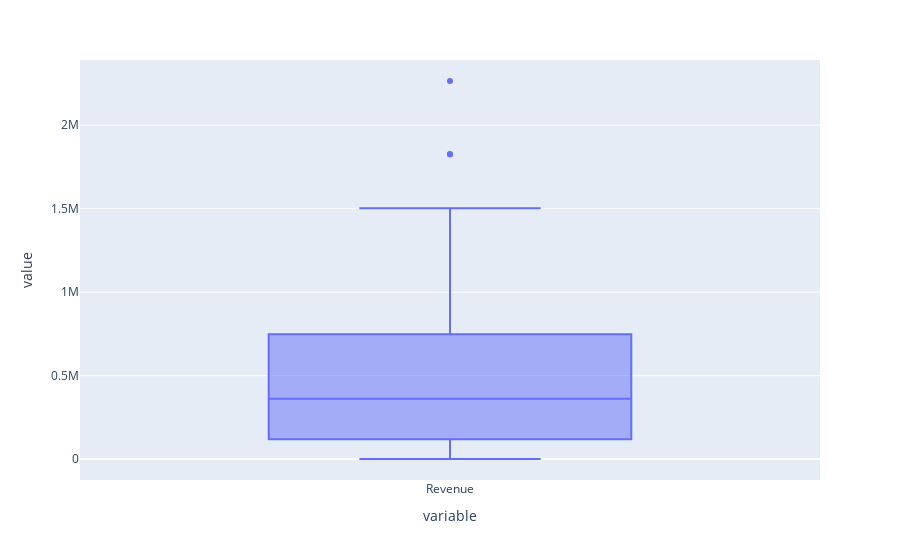

The notebook cell saved with this chart:
### Code cell
import plotly.express as px
px.box(ddata.Revenue)

### Figure 1 — Plotly figure (JSON) as saved in the notebook; plotly's stock layout.template omitted (floating-point values rounded to 4 significant figures)
{"data": [{"alignmentgroup": "True", "hovertemplate": "variable=%{x}<br>value=%{y}<extra></extra>", "legendgroup": "", "marker": {"color": "#636efa"}, "name": "", "notched": false, "offsetgroup": "", "orientation": "v", "showlegend": false, "type": "box", "x": ["Revenue", "Revenue", "Revenue", "Revenue", "Revenue", "Revenue", "Revenue", "Revenue", "Revenue", "Revenue", "Revenue", "Revenue", "Revenue", "Revenue", "Revenue", "Revenue", "Revenue", "Revenue", "Revenue", "Revenue", "Revenue", "Revenue", "Revenue", "Revenue", "Revenue", "Revenue", "Revenue", "Revenue", "Revenue", "Revenue", "Revenue", "Revenue", "Revenue", "Revenue", "Revenue", "Revenue", "Revenue", "Revenue", "Revenue", "Revenue", "Revenue", "Revenue", "Revenue", "Revenue", "Revenue", "Revenue", "Revenue", "Revenue", "Revenue", "Revenue", "Revenue", "Revenue", "Revenue", "Revenue", "Revenue", "Revenue", "Revenue", "Revenue", "Revenue", "Revenue"], "x0": " ", "xaxis": "x", "y": [67445, 36708, 122475, 8982, 86697, 98058, 360900.0, 665924, 360900.0, 227088, 360900.0, 250749, 352849, 115430, 164220, 360900.0, 504169, 56943, 6460, 406721, 406721, 1825095, 169400, 185976, 127600, 416313, 173990, 349322, 1422218, 278080, 772452, 585333, 552178, 1372000.0, 781884, 369000.0, 400925, 1078799, 50367, 405790, 1502000.0, 1502000.0, 723384, 2265000.0, 1055385, 1308645, 859125, 910321, 1827738, 1418248, 360900.0, 28294, 17641, 3380, 360900.0, 18403, 699, 360900.0, 360900.0, 8217], "y0": " ", "yaxis": "y"}], "layout": {"boxmode": "group", "legend": {"tracegroupgap": 0}, "margin": {"t": 60}, "xaxis": {"anchor": "y", "domain": [0, 1], "title": {"text": "variable"}}, "yaxis": {"anchor": "x", "domain": [0, 1], "title": {"text": "value"}}}}
